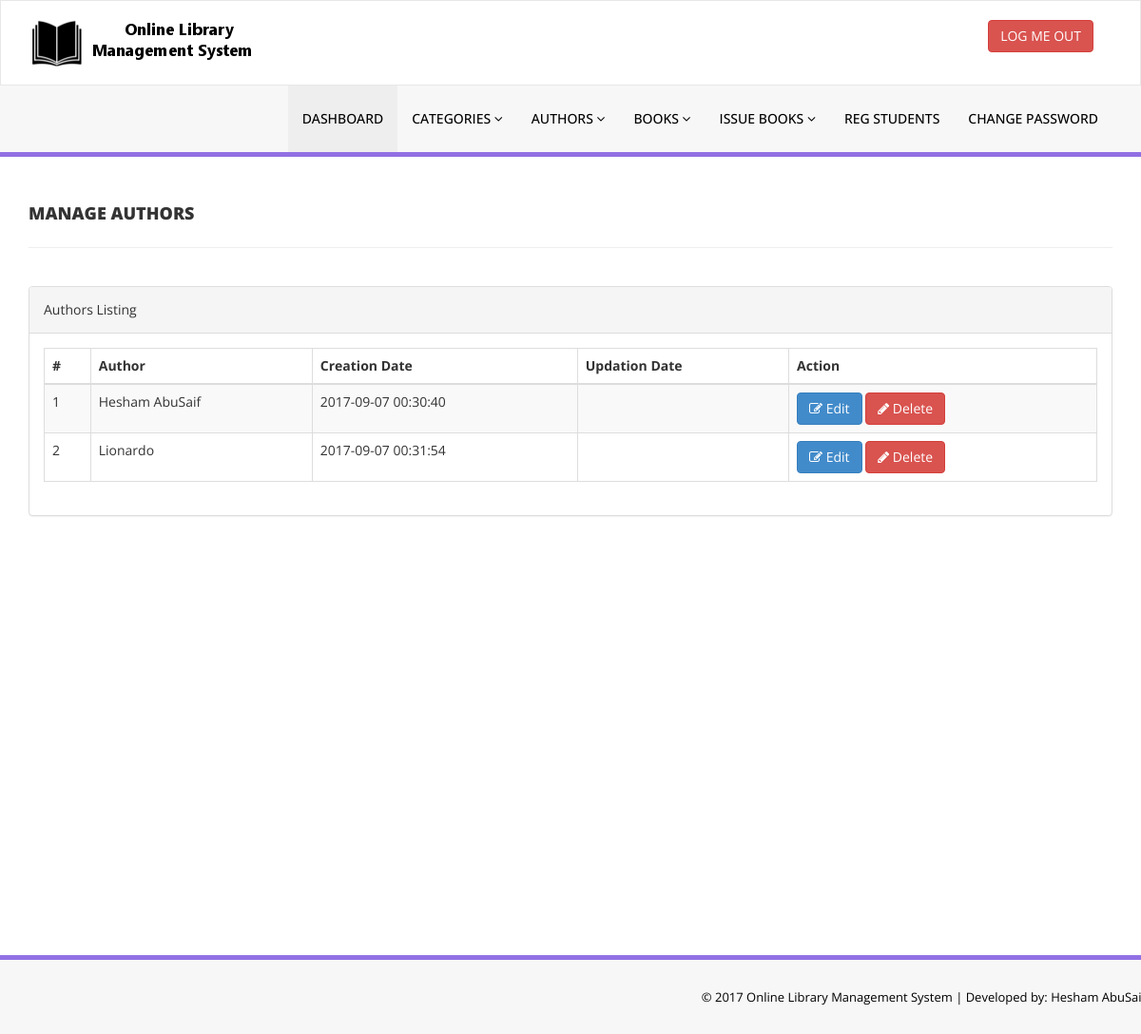
Screenshot of /admin/manage-authors.php (signed in) with the database file from the repository.
### tables this page shows
CREATE TABLE `tblauthors` (
  `id` int(11) NOT NULL,
  `AuthorName` varchar(159) DEFAULT NULL,
  `creationDate` timestamp NULL DEFAULT CURRENT_TIMESTAMP,
  `UpdationDate` timestamp NULL DEFAULT NULL ON UPDATE CURRENT_TIMESTAMP
);

### admin/manage-authors.php (the view, shortened to what this page needs)
<?php
include('includes/config.php');
if(strlen($_SESSION['alogin'])==0)
    {
header('location:index.php');
}
else{
    ?>
<!DOCTYPE html>
<html xmlns="http://www.w3.org/1999/xhtml">
<head>
    <link href="assets/css/bootstrap.css" rel="stylesheet" />
    <link href="assets/css/font-awesome.css" rel="stylesheet" />
    <link href="assets/js/dataTables/dataTables.bootstrap.css" rel="stylesheet" />
    <link href="assets/css/style.css" rel="stylesheet" />
</head>
<body>
<?php include('includes/header.php');?>
    <div class="content-wrapper">
         <div class="container">
        <div class="row pad-botm">
            <div class="col-md-12">
                <h4 class="header-line">Manage Authors</h4>
    </div>
     <div class="row">
</div>
        </div>
            <div class="row">
                <div class="col-md-12">
                    <div class="panel panel-default">
                        <div class="panel-heading">
                           Authors Listing
                        </div>
                        <div class="panel-body">
                            <div class="table-responsive">
                                <table class="table table-striped table-bordered table-hover" id="dataTables-example">
                                    <thead>
                                        <tr>
                                            <th>#</th>
                                            <th>Author</th>
                                            <th>Creation Date</th>
                                            <th>Updation Date</th>
                                            <th>Action</th>
                                        </tr>
                                    </thead>
                                    <tbody>
<?php $sql = "SELECT * from  tblauthors";
$query = $dbh -> prepare($sql);
$query->execute();
$results=$query->fetchAll(PDO::FETCH_OBJ);
$cnt=1;
if($query->rowCount() > 0)
{
foreach($results as $result)
{               ?>
                                        <tr class="odd gradeX">
                                            <td class="center"><?php echo htmlentities($cnt);?></td>
                                            <td class="center"><?php echo htmlentities($result->AuthorName);?></td>
                                            <td class="center"><?php echo htmlentities($result->creationDate);?></td>
                                            <td class="center"><?php echo htmlentities($result->UpdationDate);?></td>
                                            <td class="center">
                                            <a href="edit-author.php?athrid=<?php echo htmlentities($result->id);?>"><button class="btn btn-primary"><i class="fa fa-edit "></i> Edit</button>
                                          <a href="manage-authors.php?del=<?php echo htmlentities($result->id);?>" onclick="return confirm('Are you sure you want to delete?');"" >  <button class="btn btn-danger"><i class="fa fa-pencil"></i> Delete</button>
                                            </td>
                                        </tr>
 <?php $cnt=$cnt+1;}} ?>
                                    </tbody>
                                </table>
                            </div>
                        </div>
                    </div>
                </div>
            </div>
    </div>
    </div>
  <?php include('includes/footer.php');?>
</body>
</html>
<?php } ?>

### admin/assets/css/style.css (style rules this page uses)
.content-wrapper { margin-top: 40px; min-height:800px; padding-bottom:90px; }
.header-line { font-weight:900; padding-bottom:25px; border-bottom:1px solid #eeeeee; text-transform:uppercase; }
.pad-botm { padding-bottom:30px; }

### rows the page displays
tblauthors: AuthorName "Hesham AbuSaif", creationDate "2017-09-07 00:30:40"
tblauthors: AuthorName "Lionardo", creationDate "2017-09-07 00:31:54"
